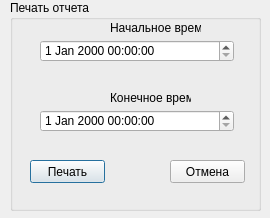
<?xml version="1.0" encoding="UTF-8"?>
<ui version="4.0">
 <class>PrintForm</class>
 <widget class="QDialog" name="PrintForm">
  <property name="geometry">
   <rect>
    <x>0</x>
    <y>0</y>
    <width>270</width>
    <height>218</height>
   </rect>
  </property>
  <property name="sizePolicy">
   <sizepolicy hsizetype="Fixed" vsizetype="Fixed">
    <horstretch>0</horstretch>
    <verstretch>0</verstretch>
   </sizepolicy>
  </property>
  <property name="windowTitle">
   <string>Dialog</string>
  </property>
  <widget class="QGroupBox" name="groupBox">
   <property name="geometry">
    <rect>
     <x>10</x>
     <y>0</y>
     <width>251</width>
     <height>211</height>
    </rect>
   </property>
   <property name="sizePolicy">
    <sizepolicy hsizetype="Fixed" vsizetype="Fixed">
     <horstretch>0</horstretch>
     <verstretch>0</verstretch>
    </sizepolicy>
   </property>
   <property name="title">
    <string>Печать отчета</string>
   </property>
   <widget class="QPushButton" name="pushButton">
    <property name="geometry">
     <rect>
      <x>20</x>
      <y>160</y>
      <width>75</width>
      <height>23</height>
     </rect>
    </property>
    <property name="text">
     <string>Печать</string>
    </property>
   </widget>
   <widget class="QLabel" name="label">
    <property name="geometry">
     <rect>
      <x>100</x>
      <y>20</y>
      <width>91</width>
      <height>16</height>
     </rect>
    </property>
    <property name="text">
     <string>Начальное время</string>
    </property>
   </widget>
   <widget class="QDateTimeEdit" name="dateTimeEdit">
    <property name="geometry">
     <rect>
      <x>30</x>
      <y>40</y>
      <width>194</width>
      <height>22</height>
     </rect>
    </property>
   </widget>
   <widget class="QLabel" name="label_2">
    <property name="geometry">
     <rect>
      <x>100</x>
      <y>90</y>
      <width>81</width>
      <height>16</height>
     </rect>
    </property>
    <property name="text">
     <string>Конечное время</string>
    </property>
   </widget>
   <widget class="QDateTimeEdit" name="dateTimeEdit_2">
    <property name="geometry">
     <rect>
      <x>30</x>
      <y>110</y>
      <width>194</width>
      <height>22</height>
     </rect>
    </property>
   </widget>
   <widget class="QPushButton" name="pushButton_2">
    <property name="geometry">
     <rect>
      <x>160</x>
      <y>160</y>
      <width>75</width>
      <height>23</height>
     </rect>
    </property>
    <property name="text">
     <string>Отмена</string>
    </property>
   </widget>
  </widget>
 </widget>
 <resources/>
 <connections/>
</ui>
